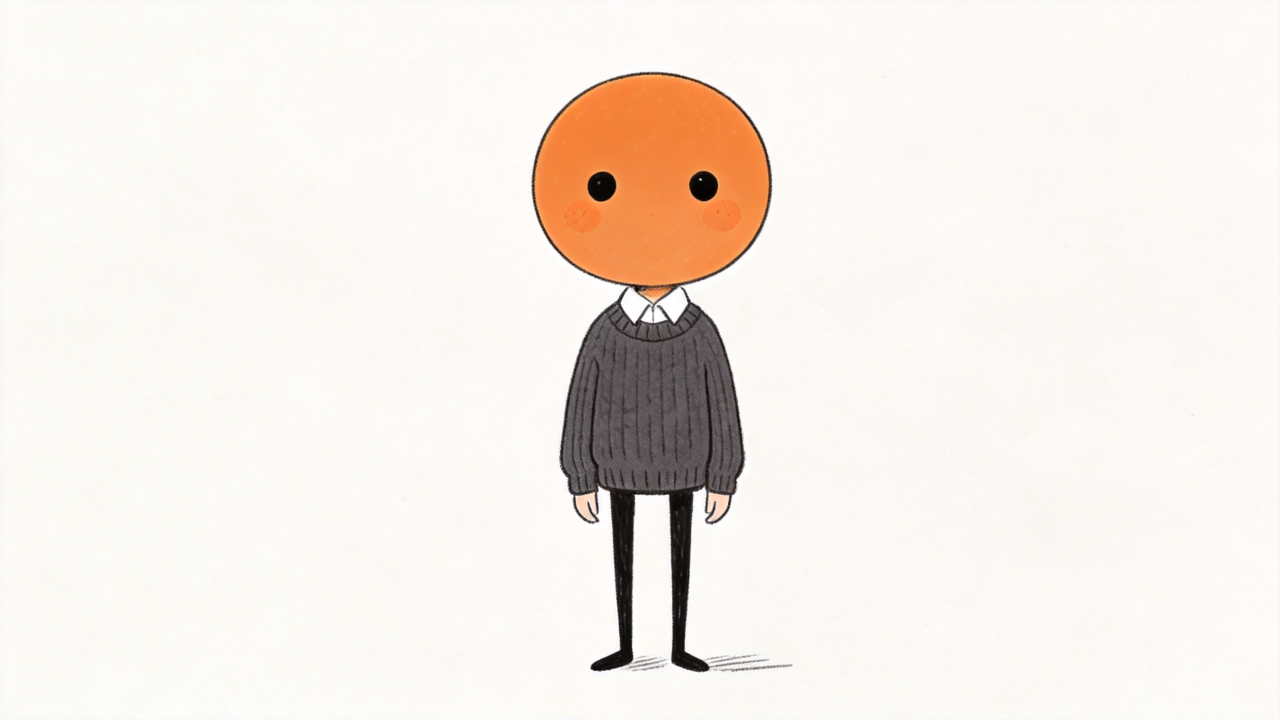
#> input picture skills/qiushuiai-ip-qiushui/assets/examples/01-xiaocheng-portrait.png, 2560 x 1440 px (shown at 1/2 size)
$ python contact_sheet.py --inputs ../../../qiushuiai-ip-qiushui/assets/examples/01-xiaocheng-portrait.png --output out.png
#> lines starting #> are read from the running program, lines starting #| are printed output that depends on the picture; after the words box and inside, x2 and y2 are one past the last pixel; in counts of white or black regions, pixels touching at a corner belong together
import argparse
import math
from pathlib import Path

import cv2
import numpy as np


def main():
    parser = argparse.ArgumentParser()
    parser.add_argument("--inputs", nargs="+", required=True)
    parser.add_argument("--output", required=True)
    args = parser.parse_args()
    images = [cv2.imread(path) for path in args.inputs]
#> images = 1 item
    if any(image is None for image in images):
        raise SystemExit("无法读取画布图片")
    width, height = 640, 360
    cells = []
    for index, image in enumerate(images, 1):
        frame = cv2.resize(image, (width, height), interpolation=cv2.INTER_AREA)
        cv2.rectangle(frame, (0, 0), (86, 44), (255, 255, 255), -1)
        cv2.putText(frame, f"SCENE {index:02d}", (10, 30), cv2.FONT_HERSHEY_SIMPLEX, 0.65, (20, 20, 20), 2, cv2.LINE_AA)
        cells.append(frame)
#> this loop made 1 pass
#> index on pass 1: 1
#> pass 1, in main, `frame = cv2.resize(image, (width, height), interpolation=cv2.INTER_AREA)`:
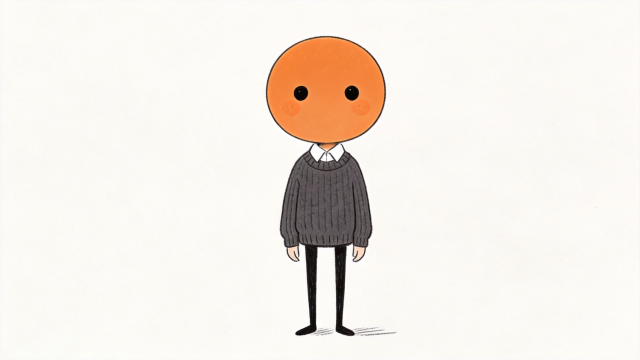
#> frame: shape (360, 640, 3); mean B, G, R 230, 237, 243.4
#> after the loop:
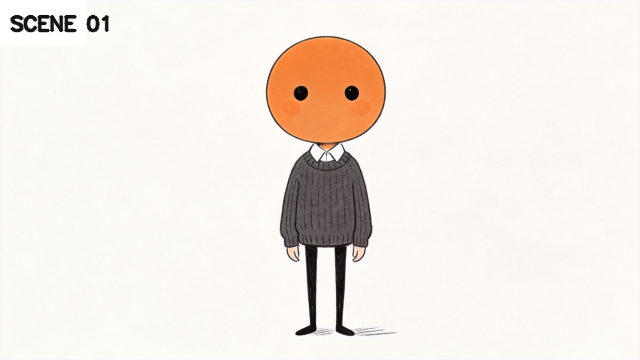
#> frame: shape (360, 640, 3); 1.82% of pixels changed, all inside (x1, y1, x2, y2) = (0, 0, 110, 45)
#> after the loop, cells = 1 item
    columns = 2
    rows = math.ceil(len(cells) / columns)
#> rows = 1
    blank = np.full((height, width, 3), 255, dtype=np.uint8)
    while len(cells) < rows * columns:
        cells.append(blank.copy())
#> this loop made 1 pass
#> blank: shape (360, 640, 3); every value is 255
#> after the loop, cells = 2 items
    sheet = np.vstack([np.hstack(cells[row * columns:(row + 1) * columns]) for row in range(rows)])
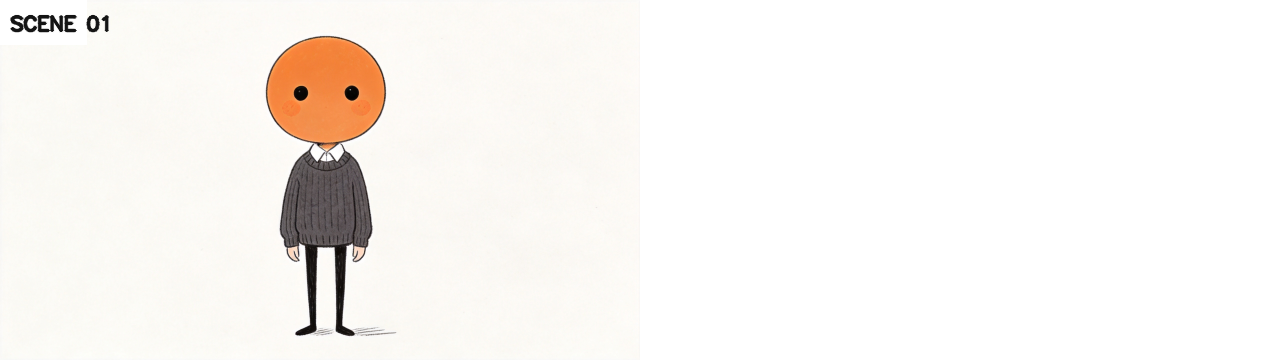
#> sheet: shape (360, 1280, 3); mean of channels 0, 1, 2 242.1, 245.6, 248.8; drawn as B, G, R
    Path(args.output).parent.mkdir(parents=True, exist_ok=True)
    cv2.imwrite(args.output, sheet)


if __name__ == "__main__":
    main()

$ run again, on skills/qiushuiai-ip-qiushui/assets/examples/03-sort.png
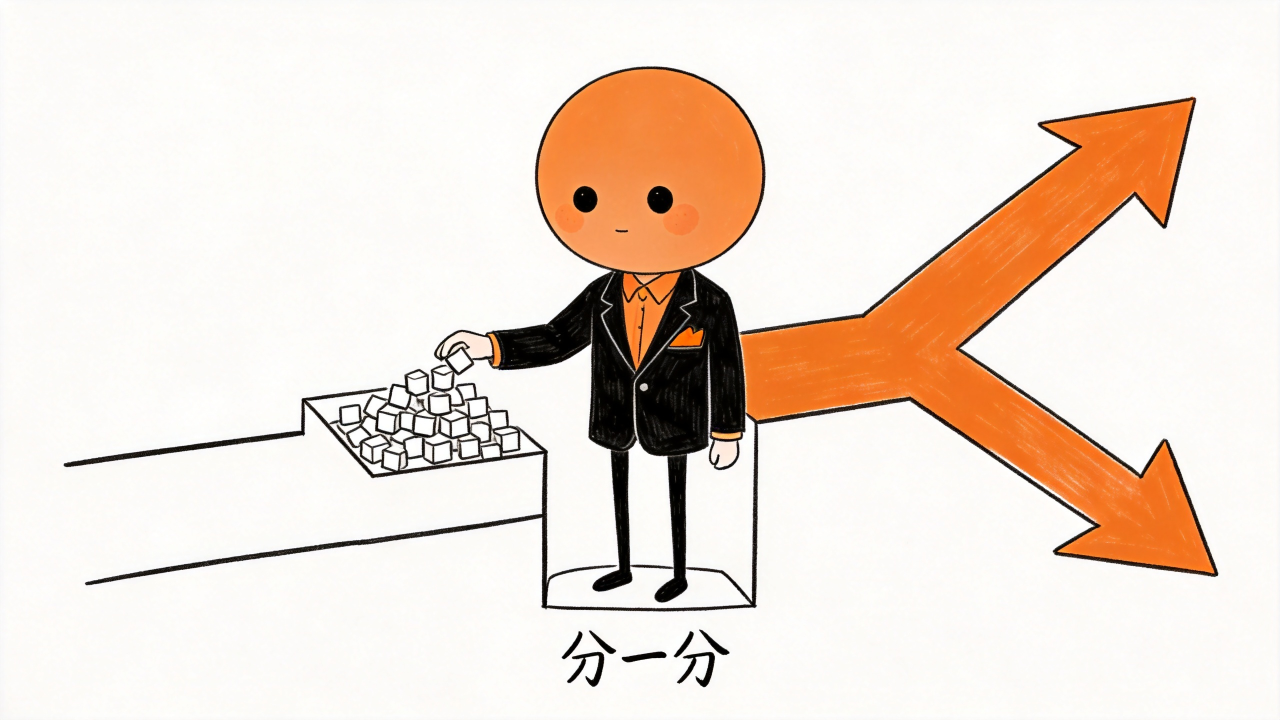
#> input picture skills/qiushuiai-ip-qiushui/assets/examples/03-sort.png, 2560 x 1440 px (shown at 1/2 size)
#> images = 1 item
#> the loop in main, `for index, image in enumerate(images, 1):` made 1 pass
#> index on pass 1: 1
#> after the loop in main, `for index, image in enumerate(images, 1):`:
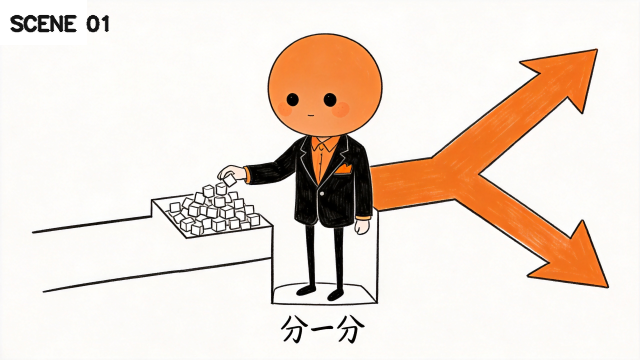
#> frame: shape (360, 640, 3); mean B, G, R 211.2, 222.4, 236.9
#> rows = 1
#> the loop in main, `while len(cells) < rows * columns:` made 1 pass
#> after the loop in main, `while len(cells) < rows * columns:`: cells = 2 items
#> in main, `sheet = np.vstack([np.hstack(cells[row * columns:(row + 1) * columns])..`:
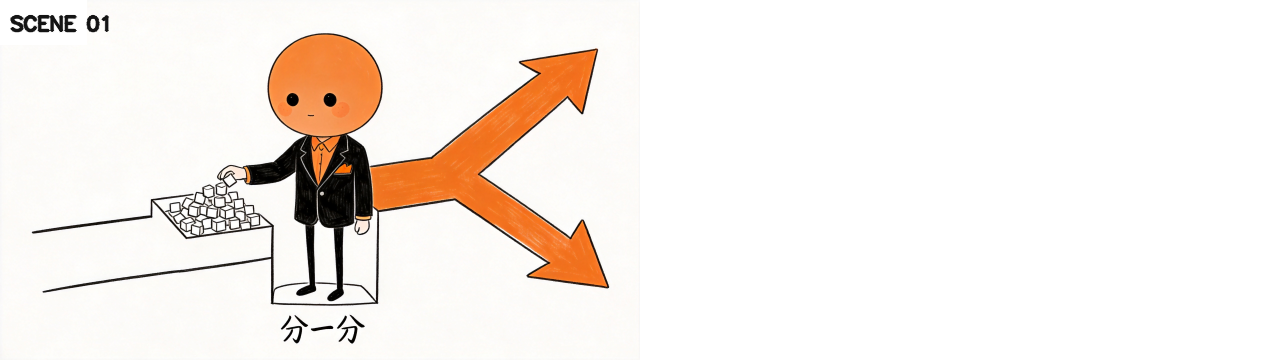
#> sheet: shape (360, 1280, 3); mean of channels 0, 1, 2 233.1, 238.7, 245.9; drawn as B, G, R

$ run again, on skills/qiushuiai-ip-qiushui/assets/examples/04-sign.png
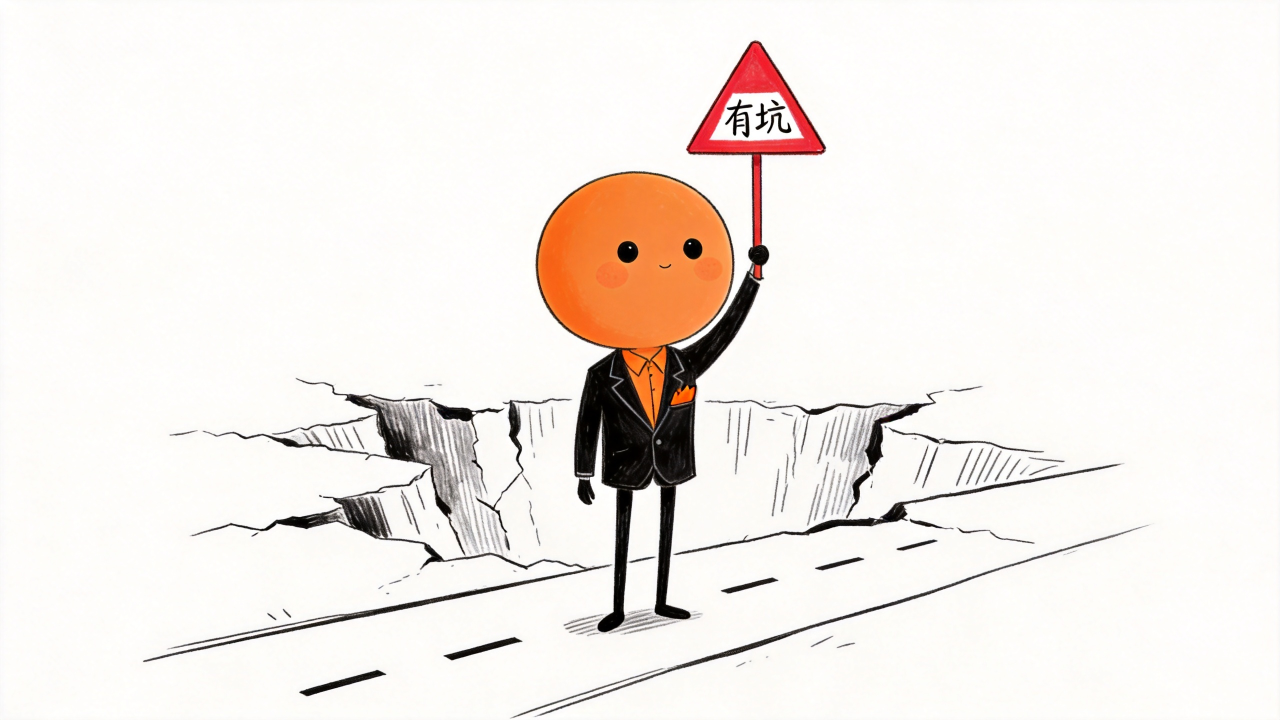
#> input picture skills/qiushuiai-ip-qiushui/assets/examples/04-sign.png, 2560 x 1440 px (shown at 1/2 size)
#> images = 1 item
#> the loop in main, `for index, image in enumerate(images, 1):` made 1 pass
#> index on pass 1: 1
#> after the loop in main, `for index, image in enumerate(images, 1):`:
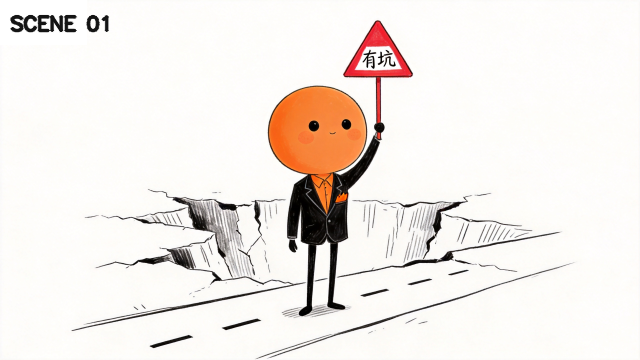
#> frame: shape (360, 640, 3); mean B, G, R 231.1, 235.5, 241.6
#> rows = 1
#> the loop in main, `while len(cells) < rows * columns:` made 1 pass
#> after the loop in main, `while len(cells) < rows * columns:`: cells = 2 items
#> in main, `sheet = np.vstack([np.hstack(cells[row * columns:(row + 1) * columns])..`:
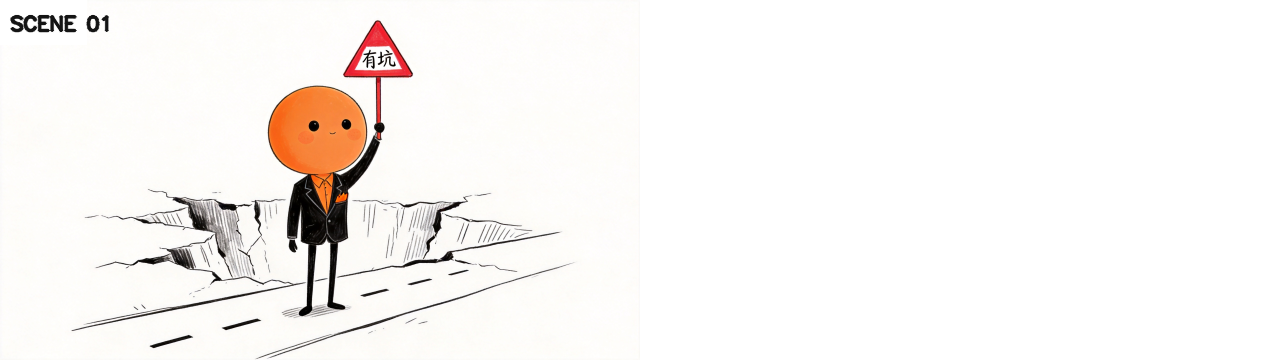
#> sheet: shape (360, 1280, 3); mean of channels 0, 1, 2 243, 245.3, 248.3; drawn as B, G, R

$ run again, on skills/qiushuiai-ip-qiushui/assets/examples/05-call-flood.png
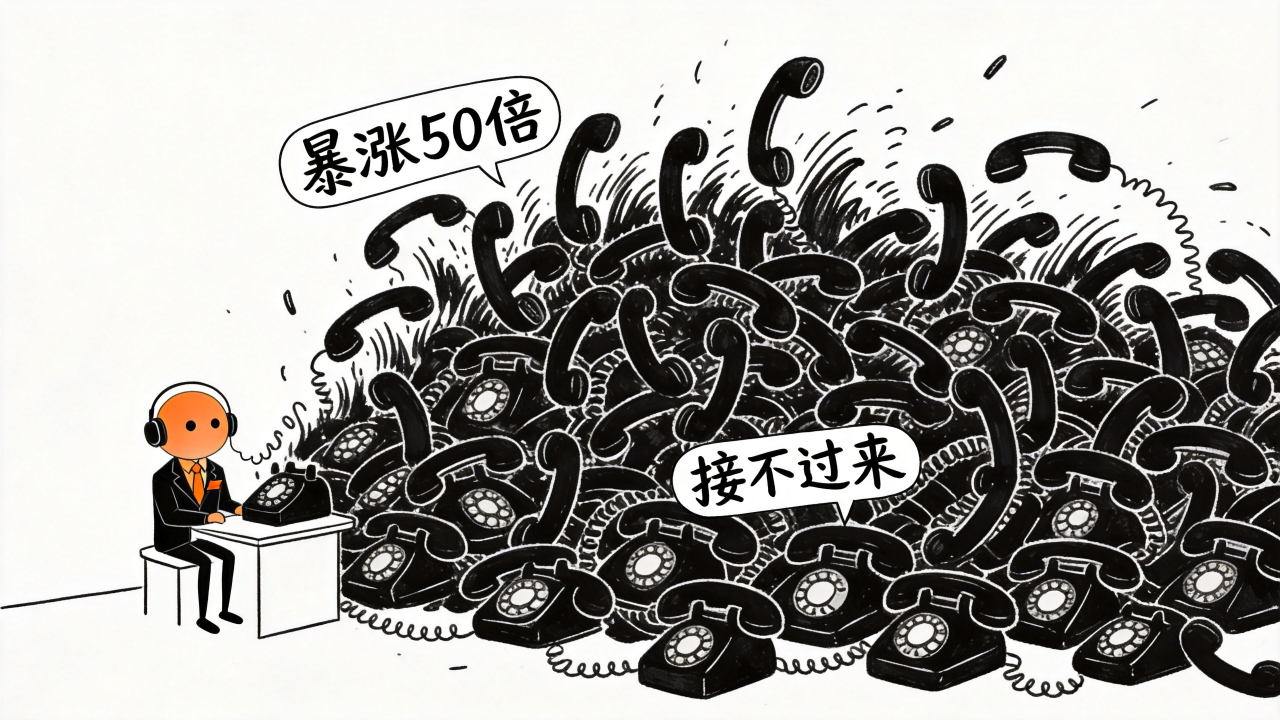
#> input picture skills/qiushuiai-ip-qiushui/assets/examples/05-call-flood.png, 2560 x 1440 px (shown at 1/2 size)
#> images = 1 item
#> the loop in main, `for index, image in enumerate(images, 1):` made 1 pass
#> index on pass 1: 1
#> after the loop in main, `for index, image in enumerate(images, 1):`:
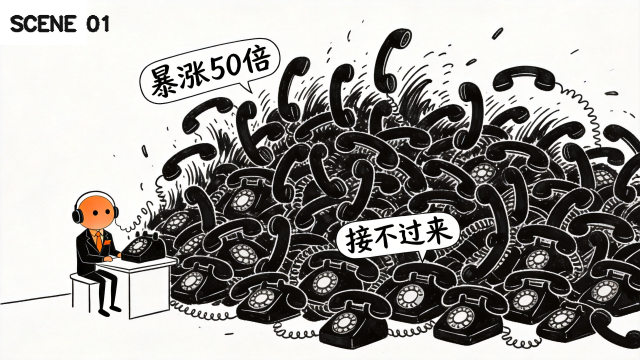
#> frame: shape (360, 640, 3); mean B, G, R 153, 156, 157.8
#> rows = 1
#> the loop in main, `while len(cells) < rows * columns:` made 1 pass
#> after the loop in main, `while len(cells) < rows * columns:`: cells = 2 items
#> in main, `sheet = np.vstack([np.hstack(cells[row * columns:(row + 1) * columns])..`:
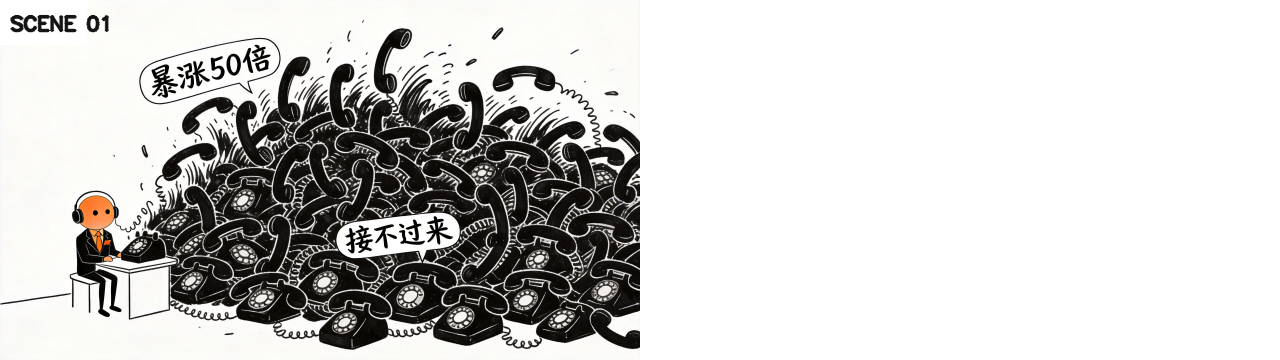
#> sheet: shape (360, 1280, 3); mean of channels 0, 1, 2 204, 205.5, 206.4; drawn as B, G, R
